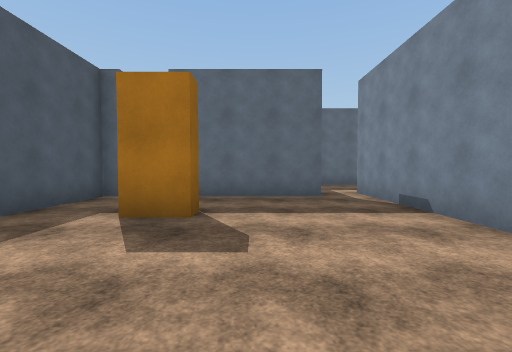
view 1 (above)

23 first-person views from a walk through a 3-D level made in the Unity game engine. The camera is 1.3 m above the floor, tilts 2° down and sees 90° across. The floor is counted in squares, 2 m on a side. Each view is taken from the middle of a square. On the plan, view 1 faces up. The plan holds only what a view shows up to about 9 squares ahead; the rest is blank. The place goes on beyond the plan. The player character is not drawn. Surface patterns are stand-ins for the level's own textures.

view 2
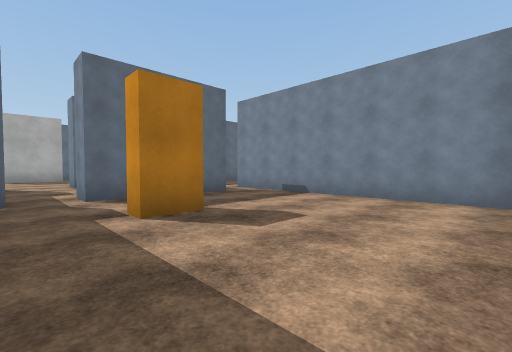

view 3
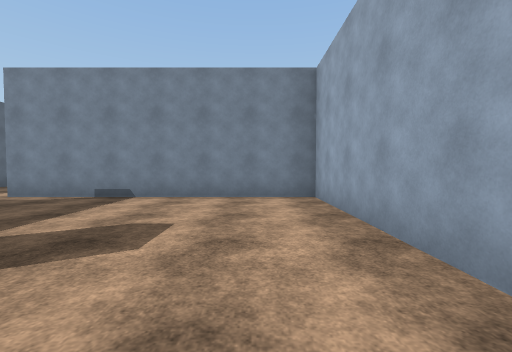

view 4
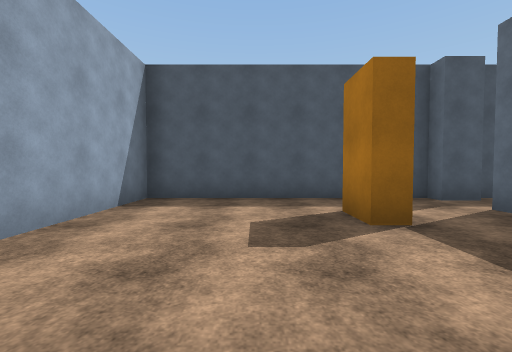

view 5
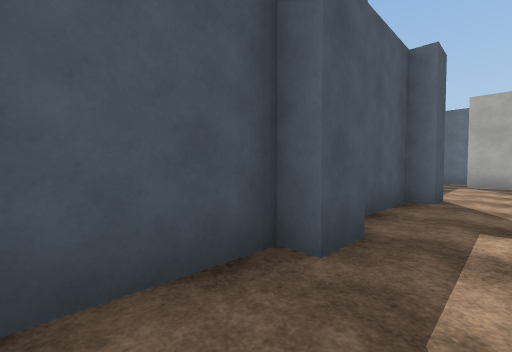

view 6
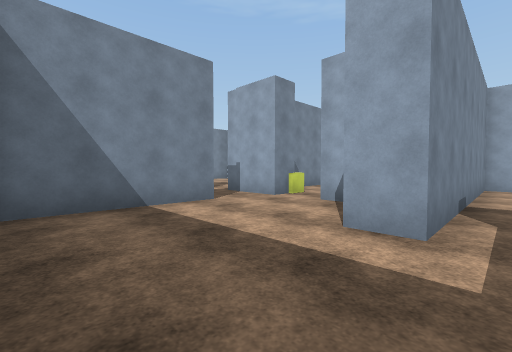

view 7
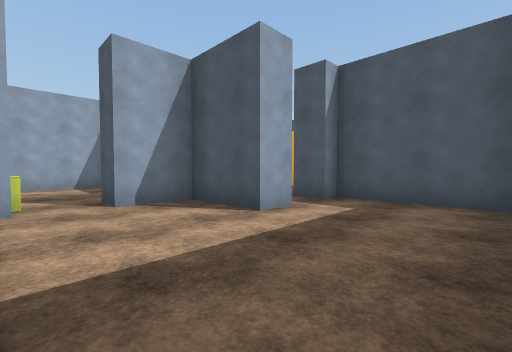

view 8
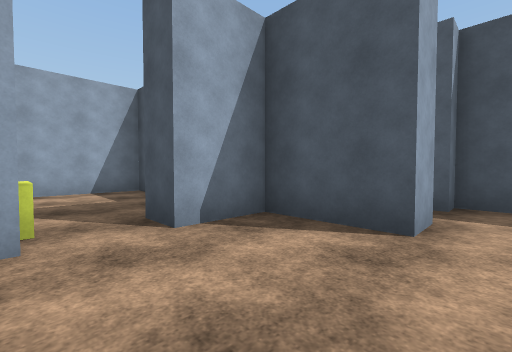

view 9
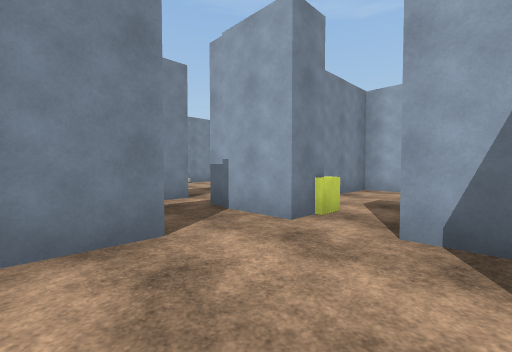

view 10
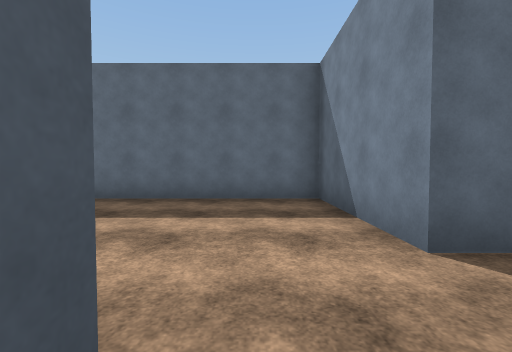

view 11
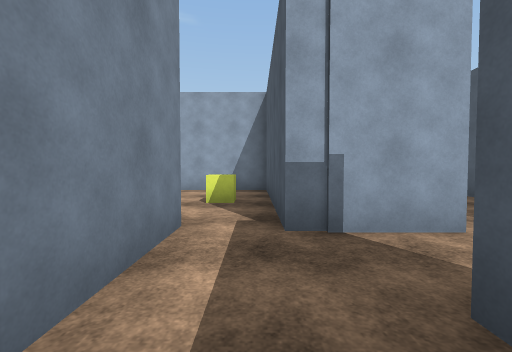

view 12
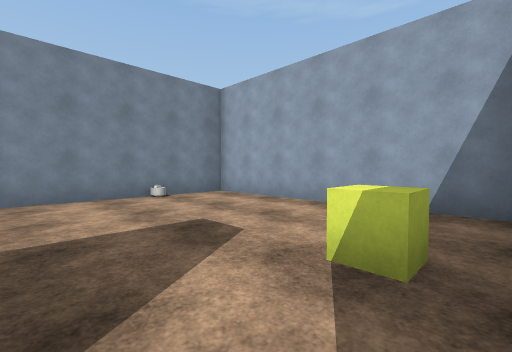

view 13
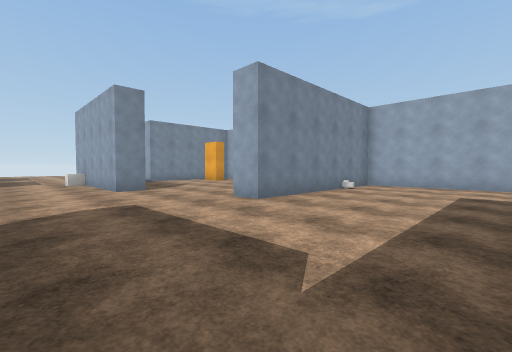

view 14
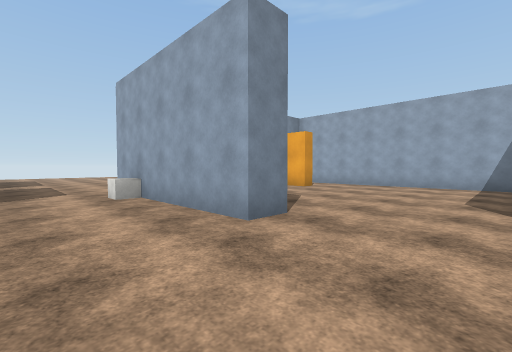

view 15
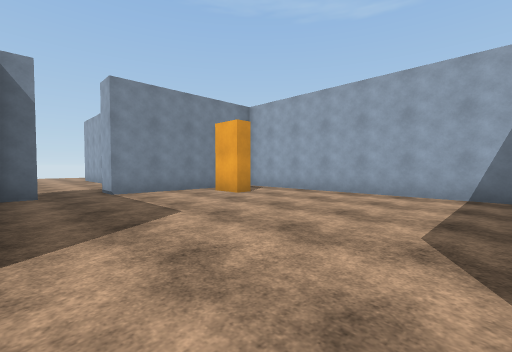

view 16
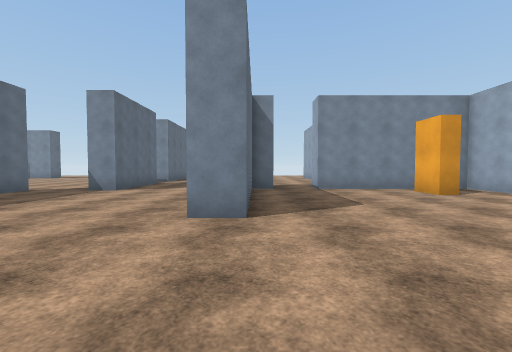

view 17
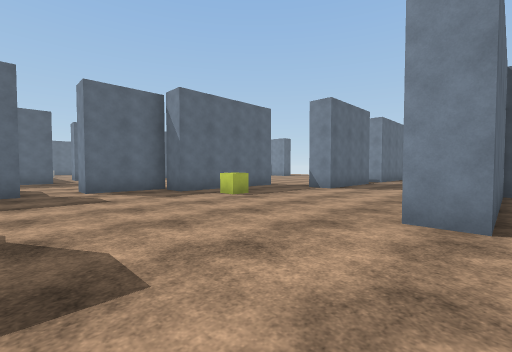

view 18
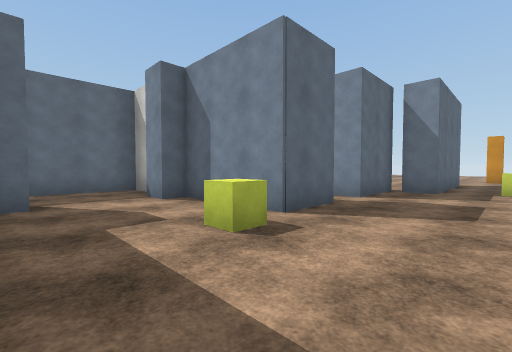

view 19
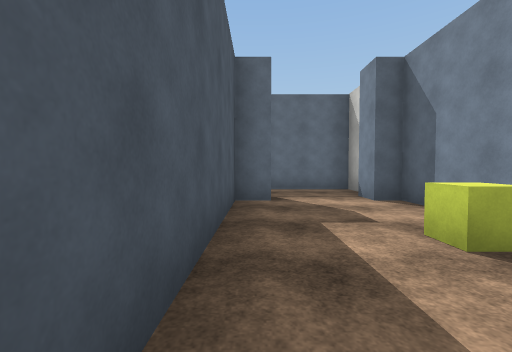

view 20
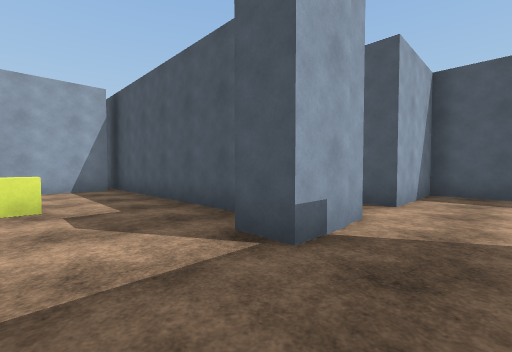

view 21
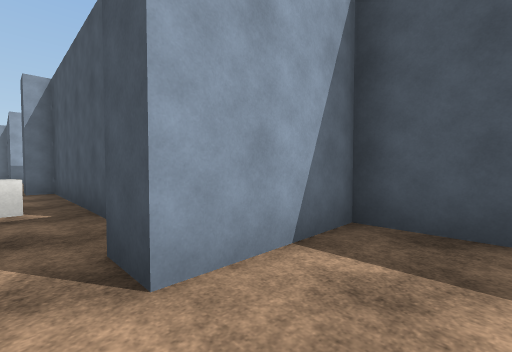

view 22
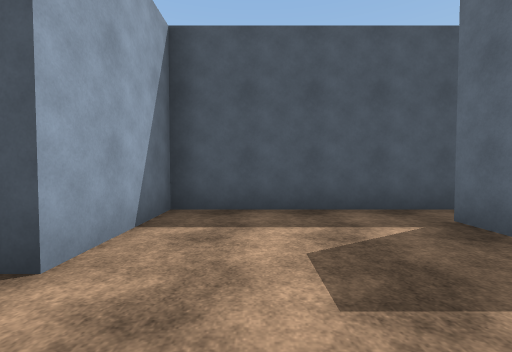

view 23
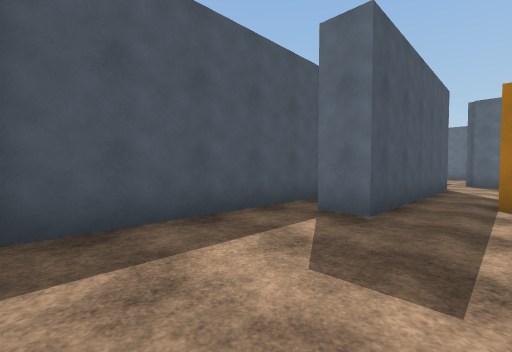

### Floor plan
Ten units are one square. View 1 is at (0, 0); x grows to the right and y downward. Boxes are objects, and circles mark ways between rooms. Rooms are numbered by the first view taken in them; rooms with no view inside come last. Other rooms are left out.
<svg viewBox="-39 -231 274 239">
<path fill="none" stroke="#000" d="M-8 -38 -8 -33 -18 -33 -18 -38M14 -64 14 -56 -18 -56M-29 -56 -34 -56 -34 3 25 3 25 -64M25 -64 33 -64 33 -45 47 -45M63 -59 63 -93 16 -93M9 -91 9 -64M33 -15 33 3 69 3 69 -24M59 -36 59 -45M47 -45 47 -36M99 -101 120 -101M88 -41 88 -63M144 -133 128 -133 128 -160 123 -160 123 -168M70 -59 63 -59M75 -101 75 -94M149 3 216 3 216 -42 225 -42M216 -61 173 -61 173 -69 225 -69M199 -12 199 -17 209 -17M59 -45 77 -45 77 -1M211 -122 173 -122 173 -133 155 -133 155 -141M230 -99 211 -99 211 -108M76 3 136 3 136 -53 145 -53M71 -145 71 -101M128 -178 128 -185 104 -185M88 -167 103 -167 103 -160 96 -160 96 -90M75 -167 75 -159M51 -219 51 -167 75 -167M67 -226 67 -204 59 -204"/>
<rect x="75" y="-135" width="10" height="10" fill="#bbb"><title>other object</title></rect>
<rect x="85" y="-25" width="10" height="10" fill="#bbb"><title>other object</title></rect>
<rect x="115" y="-135" width="10" height="10" fill="#bbb"><title>other object</title></rect>
<rect x="175" y="-115" width="10" height="10" fill="#bbb"><title>other object</title></rect>
<rect x="205" y="-75" width="10" height="10" fill="#bbb"><title>other object</title></rect>
<circle cx="20" cy="-60" r="3" fill="#2a7"/>
<circle cx="50" cy="-40" r="3" fill="#2a7"/>
<circle cx="70" cy="-50" r="3" fill="#2a7"/>
<circle cx="80" cy="-160" r="3" fill="#2a7"/>
<circle cx="95" cy="-175" r="3" fill="#2a7"/>
<text x="0" y="-30">1</text>
<text x="40" y="-70">2</text>
<text x="50" y="-20">3</text>
<text x="140" y="-70">4</text>
<text x="70" y="-190">5</text>
</svg>
Room 1 opens to room 2. Room 2 opens to room 3. Room 2 opens to room 4. Room 4 opens to room 5.

Where each view was taken, in squares from view 1:
view 1: 0 up, 0 right, facing up
view 2: 0 up, 3 left, facing up-right
view 3: 1 up, 3 left, facing right
view 4: 2 up, 2 right, facing left
view 5: 4 up, 2 left, facing up-left
view 6: 9 up, 2 right, facing down-right
view 7: 9 up, 6 right, facing down-left
view 8: 7 up, 6 right, facing down-left
view 9: 7 up, 4 right, facing down-right
view 10: 4 up, 5 right, facing up
view 11: 7 up, 8 right, facing down
view 12: 4 up, 8 right, facing down-right
view 13: 9 up, 10 right, facing down-right
view 14: 9 up, 15 right, facing down-right
view 15: 6 up, 15 right, facing down-right
view 16: 6 up, 14 right, facing right
view 17: 6 up, 14 right, facing up-right
view 18: 11 up, 10 right, facing up-right
view 19: 11 up, 10 right, facing up
view 20: 18 up, 12 right, facing down-left
view 21: 18 up, 8 right, facing down-left
view 22: 18 up, 9 right, facing left
view 23: 17 up, 8 right, facing up-left
